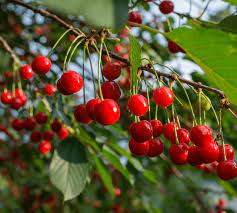
#> input picture python/assignment1/data/Agricultural-crops/Cherry/image15.jpeg, 237 x 213 px, found by its file name; its folder holds only this picture in this run
$ jupyter execute --allow-errors ass1-rakhat-yskak.ipynb
#> lines starting #> are read from the running program, lines starting #| are printed output that depends on the picture
# Imports

[cell 1]
import numpy as np # linear algebra
import pandas as pd # data processing
import os #for import
import random
import matplotlib.pyplot as plt # data ploting
import cv2 #processing images

importing image labels and paths

[cell 2]
path = '/kaggle/input/agricultural-crops-image-classification/Agricultural-crops'
classes = sorted(os.listdir(path), key=lambda s: s.lower()) #import class folders and sort ingoring case
image_paths = [] #store paths
labels = [] #store labels

for c in classes:
    class_folder = path + "/" + c #for each class define path
    for image in os.listdir(class_folder):
        image_path = class_folder + "/" + image #for each image add to dataframe by path and label, i.e class
        image_paths.append(image_path)
        labels.append(c)
#> pass 2 of the loop `for c in classes:`:

class_labels = np.unique(labels) #class labels
num_classes = len(class_labels)
# map labels to numerical values
label_mapping = {label: i for i, label in enumerate(class_labels)}
print(label_mapping)
labels = np.array([label_mapping[label] for label in labels]) #change from string to index from mapping
image_paths = np.array(image_paths) #convert to numpy array
df = pd.DataFrame({"image_paths":image_paths,"labels":labels}) #create dataframe
image_paths = df['image_paths']

Dataframe:

[cell 3]
df.head()

# Image Data Generation
This function will help to convert images into datasets

it also handles normaliztion

[cell 4]
def preprocess_image(image_path, target_size=(224, 224), normalize=True, show=False):
#> called with target_size = (128, 128), normalize = True, show = False
    try:
        # Load the image using OpenCV
        image = cv2.imread(image_path)
#> image is the input picture: shape (213, 237, 3); mean B, G, R 48.8, 84.3, 96.5
        # Resize the image to the target size
        image = cv2.resize(image, target_size)
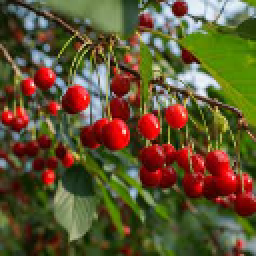
#> image: shape (128, 128, 3) (shown 2 times larger); mean B, G, R 48.8, 84.2, 96.4
        if normalize:
            # Convert pixel values to the range [0, 1]
            image = image.astype(np.float32) / 255.0
        if show:
            plt.imshow(image)
            plt.axis('off')  # Turn off axis labels and ticks
            plt.show()
        return image
    except Exception as e:
        print(f"Error preprocessing image: {str(e)}")
        return None

parameters for function

[cell 5]
image_size = 128 # size of transofrmed image
normalize = True
show = False

[cell 6]
images=[] #store processed images
for image_path in image_paths:
    image=preprocess_image(image_path, (image_size, image_size), normalize, show)
    images.append(image)
#> pass 2 of the loop `for image_path in image_paths:`:
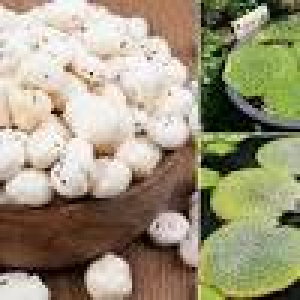
#> input picture python/assignment1/data/Agricultural-crops/Fox_nut(Makhana)/image11.jpeg, 100 x 100 px, found by its file name (shown 3 times larger)
#> in preprocess_image, image is the input picture: shape (100, 100, 3); mean B, G, R 125.8, 150.4, 158.6
#> in preprocess_image (call 2), `image = cv2.resize(image, target_size)`:
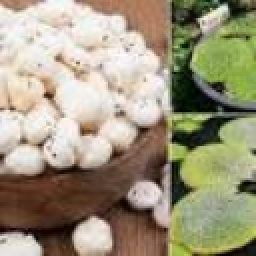
#> image: shape (128, 128, 3) (shown 2 times larger); mean B, G, R 125.6, 150.2, 158.4
images = np.array(images) #convert to numpy array

flatten images:

[cell 7]
images = images.reshape(images.shape[0], image_size * image_size * 3) #flatten images

Get number of samples in datasets, and number of pixels per picture

[cell 8]
num_samples, num_pixels = images.shape
#> num_samples = 2; num_pixels = 49152

# Dividing data into test, train and validation
- 10% test set
- 90% trian and validation

[cell 9]
def train_test_split(images, labels, test_size=0.1, num_rep=1, rand=True, strat=True):
#> called with images = array of shape (2, 49152), labels = array of shape (2,), test_size = 0.1, num_rep = 1, rand = True, strat = True
    num_samples, _ = images.shape
#> num_samples = 2
    num_test = int(test_size * num_samples)
#> num_test = 0
    indices = list(range(num_samples)) #indices of each image
#> indices = [0, 1]

    class_indices = [np.where(labels == c)[0] for c in range(num_classes)]
    # will return arrays of indices corrisponding to it's unique class

    # Initialize test_indices and train_indices lists
    test_indices = []
    train_indices = []

    # for function with number of repeitions to randomize our training and test sets
    for _ in range(num_rep):
        if strat:
            if rand:
                # permutates indices in each class(subarray)
                class_indices = [np.random.permutation(class_ids) for class_ids in class_indices]

            # Calculate the number of samples from each class for testing
            num_samples_per_class_test = [int(len(class_ids) * test_size) for class_ids in class_indices]

            for i, class_ids in enumerate(class_indices):
                test_indices.extend(class_ids[:num_samples_per_class_test[i]])
                train_indices.extend(class_ids[num_samples_per_class_test[i]:])

            # Shuffle the test and train indices if rand is True
            if rand:
                random.shuffle(test_indices)
                random.shuffle(train_indices)
        else:
            if rand:
                # Shuffle the indices randomly
                indices = np.random.permutation(num_samples)
            # Split the indices into training and testing sets

            test_indices = indices[:num_test]
            train_indices = indices[num_test:]

        if not rand:
            break
#> after the loop, class_indices = [[0], [1]]

    # Create the training and testing sets
    Xtr, Ytr = images[train_indices], labels[train_indices]
#> Ytr = [0, 1]
    Xte, Yte = images[test_indices], labels[test_indices]
#> Xte = empty array; Yte = empty array

    return Xtr, Xte, Ytr, Yte

[cell 10]
Xtr, Xte, Ytr, Yte = train_test_split(images, labels, 0.1) # (10%) x (image_size * image_size * 3)
#> Xte = empty array; Ytr = [0, 1]; Yte = empty array

[cell 11]
Xtr.shape
#> Out = (2, 49152)

# 5 Fold Cross Validation

instead of creating new datasets, I will work with indices

Also, I will implement randomization so that each time I repeat cross validation, the data shuffles

[cell 12]
num_folds = 5
num_rep = 1
rand = True
strat = True #stratification

stratification - the arrangement or classification of something into different groups.

[cell 13]
def generate_cross_validation_pairs(X, y, num_folds=5, num_rep = 1, rand = True, strat = True):
#> called with X = array of shape (2, 49152), y = array of shape (2,), num_folds = 5, num_rep = 1, rand = True, strat = True
    pairs = [] #store validation and train folds
    indices = list(range(len(y))) #indices of each image
#> indices = [0, 1]

    class_indices = [np.where(y == c)[0] for c in range(len(np.unique(y)))]
#> class_indices = [[0], [1]]
    # will return arrays of indices corrisponding to it's unique class
    # for function with number of repeitions to randomize out folds
    for _ in range(num_rep):
        if strat:
            if rand:
                # permutates indices in each class(subarray)
                class_indices = [np.random.permutation(class_ids) for class_ids in class_indices]
            folds = [] #store divided indices for each fold
            #splites each class into num_folds arrays
            class_indices_split = [np.array_split(c, num_folds) for c in class_indices]

            for classes in zip(*class_indices_split):
                folds.append(np.concatenate(classes))
        else:
            if rand:
                #permutates indices
                random.shuffle(indices)
            #splits array into folds
            folds = np.array_split(indices, num_folds)

        for fold_idx in range(num_folds):
            val_fold = folds[fold_idx]
            train_folds = np.concatenate(np.delete(folds, fold_idx, axis=0))
            pairs.append([train_folds, val_fold])

        if not rand:
            break
#> this loop made 1 pass
#> after the loop, pairs = []
    return pairs;
